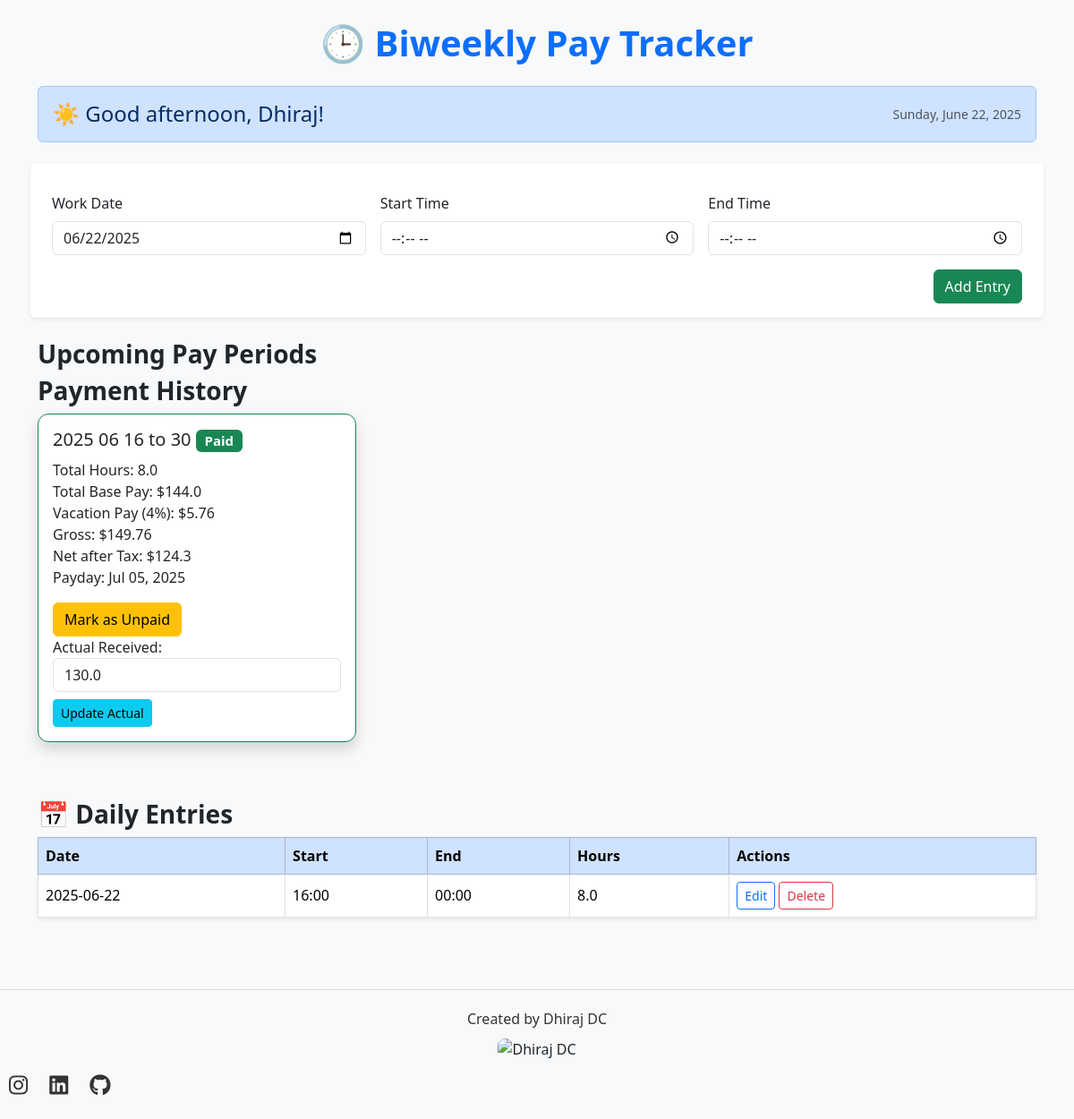
The page / on the database its author committed.
### app.py (models this page shows)
class PayPeriodStatus(db.Model):
    id = db.Column(db.Integer, primary_key=True)
    label = db.Column(db.String, unique=True)
    is_paid = db.Column(db.Boolean, default=False)
    paid_on = db.Column(db.Date)
    actual_received = db.Column(db.Float)  # NEW FIELD

### app.py (the view, shortened to what this page needs)
@app.route('/', methods=['GET', 'POST'])
def index():
    greeting = get_time_based_greeting("Dhiraj")
    entries = WorkEntry.query.order_by(WorkEntry.work_date.desc()).all()
    summary = {}
    day_details = []
    for entry in entries:
        label, payday = get_pay_period(entry.work_date)
        start_dt = datetime.combine(entry.work_date, entry.start_time)
        end_dt = datetime.combine(entry.work_date, entry.end_time)
        if end_dt <= start_dt:
            end_dt += timedelta(days=1)
        hours = (end_dt - start_dt).total_seconds() / 3600
        day_details.append({
            'id': entry.id,
            'date': entry.work_date.strftime('%Y-%m-%d'),
            'start': entry.start_time.strftime('%H:%M'),
            'end': entry.end_time.strftime('%H:%M'),
            'hours': round(hours, 2)
        })
        if label not in summary:
            summary[label] = {'total_hours': 0.0, 'payday': payday}
        summary[label]['total_hours'] += hours
    unpaid_periods = []
    paid_periods = []
    for label, data in summary.items():
        total = round(data['total_hours'] * HOURLY_RATE, 2)
        vacation_pay = round(0.04 * total, 2)
        gross = round(total + vacation_pay, 2)
        net = round(gross * (1 - TAX_RATE), 2)
        data['total'] = total
        data['vacation_pay'] = vacation_pay
        data['gross'] = gross
        data['net'] = net
        status = PayPeriodStatus.query.filter_by(label=label).first()
        if status and status.is_paid:
            paid_periods.append({
                'label': label,
                'total_hours': round(data['total_hours'], 2),
                'total': data['total'],
                'vacation_pay': data['vacation_pay'],
                'gross': data['gross'],
                'net': data['net'],
                'payday': data['payday'],
                'paid_on': status.paid_on.strftime('%Y-%m-%d'),
                'actual_received': round(status.actual_received, 2) if status.actual_received else None
            })
    return render_template('index.html', greeting=greeting, unpaid_periods=unpaid_periods, paid_periods=paid_periods, day_details=day_details, today=date.today())

### app.py (called while the page is built)
def get_time_based_greeting(name):
    toronto_time = datetime.now(ZoneInfo("America/Toronto"))
    current_hour = toronto_time.hour
    if 5 <= current_hour < 12:
        return f"🌞 Good morning, {name}!"
    elif 12 <= current_hour < 17:
        return f"☀️ Good afternoon, {name}!"
    elif 17 <= current_hour < 21:
        return f"🌆 Good evening, {name}!"
    else:
        return f"🌙 Good night, {name}!"

def get_pay_period(d):
    if 1 <= d.day <= 15:
        label = f"{d.year} {d.month:02d} 01 to 15"
        pay_day = date(d.year, d.month, 20)
    else:
        last_day = monthrange(d.year, d.month)[1]
        label = f"{d.year} {d.month:02d} 16 to {last_day}"
        pay_day = date(d.year + 1, 1, 5) if d.month == 12 else date(d.year, d.month + 1, 5)
    return label, pay_day

### templates/index.html (shortened to what this page needs)
<!DOCTYPE html>
<html lang="en">
<head>
  <link href="https://cdn.jsdelivr.net/npm/bootstrap@5.3.3/dist/css/bootstrap.min.css" rel="stylesheet">
  <link rel="stylesheet" href="https://cdnjs.cloudflare.com/ajax/libs/font-awesome/6.5.0/css/all.min.css"/>
  <link rel="stylesheet" href="{{ url_for('static', filename='style.css') }}">
</head>
<body class="bg-light">
  <div class="container py-4">
    <h1 class="text-center mb-4 text-primary">🕒 Biweekly Pay Tracker</h1>
    <div class="row mb-4">
        <div class="col-12">
            <div class="alert alert-primary d-flex justify-content-between align-items-center">
                <h4 class="mb-0">{{ greeting }}</h4>
                <small class="text-muted">{{ today.strftime('%A, %B %d, %Y') }}</small>
            </div>
        </div>
    </div>
    <form method="POST" class="row g-3 mb-4 bg-white p-3 rounded shadow-sm">
      <div class="col-md-4">
        <label for="date" class="form-label">Work Date</label>
        <input type="date" name="date" value="{{ today }}" class="form-control" required>
      </div>
      <div class="col-md-4">
        <label for="start" class="form-label">Start Time</label>
        <input type="time" name="start" class="form-control" required>
      </div>
      <div class="col-md-4">
        <label for="end" class="form-label">End Time</label>
        <input type="time" name="end" class="form-control" required>
      </div>
      <div class="col-12 text-end">
        <button type="submit" class="btn btn-success">Add Entry</button>
      </div>
    </form>
    <h3>Upcoming Pay Periods</h3>
    <h3>Payment History</h3>
    <div class="row">
      {% for period in paid_periods %}
      <div class="col-md-4">
        <div class="card mb-3 shadow border-success">
          <div class="card-body">
            <h5>{{ period.label }} <span class="badge bg-success">Paid</span></h5>
            <p>Total Hours: {{ period.total_hours }}<br>
              Total Base Pay: ${{ period.total }}<br>
              Vacation Pay (4%): ${{ period.vacation_pay }}<br>
              Gross: ${{ period.gross }}<br>
              Net after Tax: ${{ period.net }}<br>
              Payday: {{ period.payday.strftime('%b %d, %Y') }}</p>
            <form method="POST" action="{{ url_for('mark_unpaid', period_label=period.label) }}">
              <button class="btn btn-warning">Mark as Unpaid</button>
            </form>
            <form method="POST" action="{{ url_for('update_actual_payment', period_label=period.label) }}">
              <div class="mb-2">
                <label for="actual_{{ period.label }}">Actual Received:</label>
                <input type="number" step="0.01" name="actual_received" value="{{ period.actual_received or '' }}" class="form-control">
              </div>
              <button class="btn btn-info btn-sm">Update Actual</button>
            </form>
          </div>
        </div>
      </div>
      {% endfor %}
    </div>
    <h3 class="mt-5">📅 Daily Entries</h3>
    <table class="table table-bordered table-hover bg-white shadow-sm">
      <thead class="table-primary">
        <tr>
          <th>Date</th>
          <th>Start</th>
          <th>End</th>
          <th>Hours</th>
          <th>Actions</th>
        </tr>
      </thead>
      <tbody>
        {% for d in day_details %}
        <tr>
          <td>{{ d.date }}</td>
          <td>{{ d.start }}</td>
          <td>{{ d.end }}</td>
          <td>{{ d.hours }}</td>
          <td>
            <a href="{{ url_for('edit_entry', entry_id=d.id) }}" class="btn btn-sm btn-outline-primary">Edit</a>
            <form action="{{ url_for('delete_entry', entry_id=d.id) }}" method="POST" style="display:inline;">
              <button type="submit" class="btn btn-sm btn-outline-danger">Delete</button>
            </form>
          </td>
        </tr>
        {% endfor %}
      </tbody>
    </table>
  </div>
  <footer class="footer">
    <div class="container text-center">
      <p>Created by Dhiraj DC</p>
      <img src="{{ url_for('static', filename='images/IMG_4362.jpg') }}" alt="Dhiraj DC" class="footer-img">
    </div>
    <div class="social-icons">
      <a href="https://www.instagram.com/dhirajdc200" target="_blank"><i class="fab fa-instagram"></i></a>
      <a href="https://www.linkedin.com/in/dhirajdc200" target="_blank"><i class="fab fa-linkedin"></i></a>
      <a href="https://github.com/dhirajdc200" target="_blank"><i class="fab fa-github"></i></a>
    </div>
  </footer>
</body>
</html>

### static/style.css (style rules this page uses)
body { font-family: 'Segoe UI', sans-serif; }
h1, h2, h3 { font-weight: 600; }
.card { border-radius: 12px; box-shadow: 0px 4px 10px rgba(0, 0, 0, 0.1); transition: transform 0.3s ease; }
button { transition: all 0.3s ease-in-out; }
.table th, .table td { vertical-align: middle; }
.footer { background-color: #f8f9fa; padding: 20px 0; border-top: 1px solid #ddd; margin-top: 40px; }
.footer p { margin: 0; font-size: 16px; color: #333; }
.footer-img { margin-top: 10px; max-width: 100px; height: auto; border-radius: 8px; }
html, body { height: 100%; margin: 0; display: flex; flex-direction: column; }
.social-icons { margin-top: 10px; }
.social-icons a { color: #333; margin: 0 10px; font-size: 24px; transition: transform 0.3s ease, color 0.3s ease; text-decoration: none; }

### rows shown on the page
PayPeriodStatus: label "2025 06 16 to 30", total_hours "8.0", total "144.0", vacation_pay "5.76", gross "149.76", net "124.3", payday "Jul 05, 2025", actual_received "130.0"

### other values the page prints
{{ greeting }} "☀️ Good afternoon, Dhiraj!"
{{ d.date }} "2025-06-22"
{{ d.start }} "16:00"
{{ d.end }} "00:00"
{{ d.hours }} "8.0"
